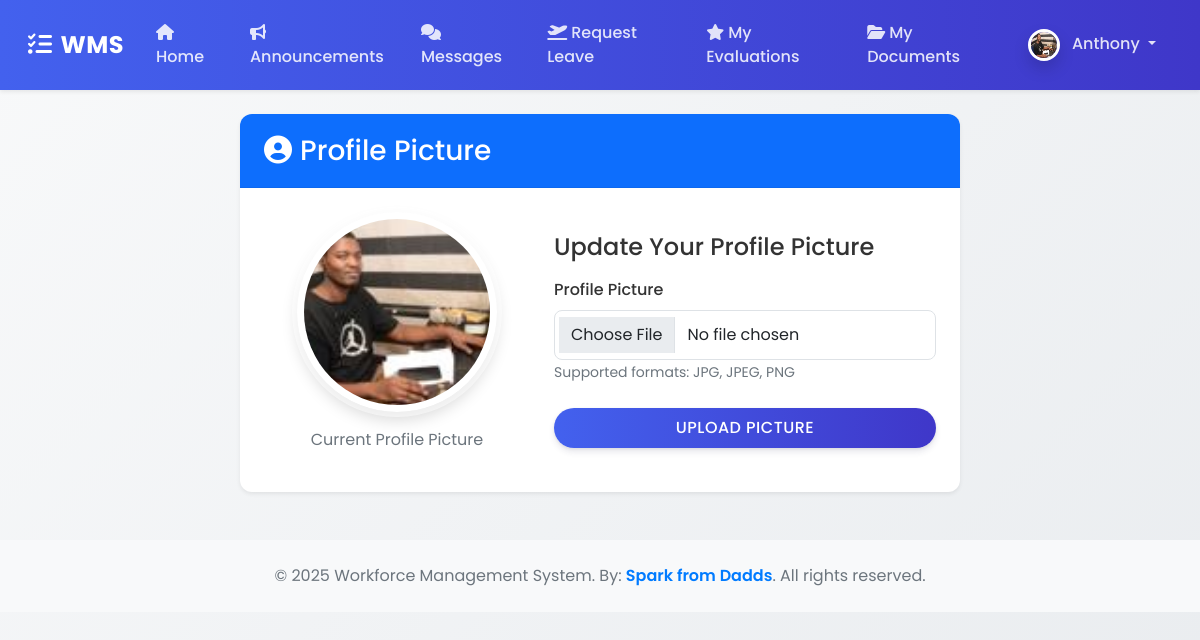
The page /profile/picture (signed in) on the database its author committed.
### wms/models.py (models this page shows, shortened)
class ProfilePicture(db.Model):
    id = db.Column(db.Integer, primary_key=True)
    filename = db.Column(db.String(100), nullable=False)
    upload_date = db.Column(db.DateTime, nullable=False, default=datetime.datetime.utcnow)
    user_id = db.Column(db.Integer, db.ForeignKey('user.id'), nullable=False, unique=True)

class User(UserMixin, db.Model):
    id = db.Column(db.Integer, primary_key=True)
    username = db.Column(db.String(150), unique=True, nullable=False)
    email = db.Column(db.String(150), unique=True, nullable=False)
    password_hash = db.Column(db.String(256))
    role = db.Column(db.String(50), nullable=False, default='Employee') # Roles: Admin, Manager, Employee
    profile_picture = db.relationship('ProfilePicture', backref='user', uselist=False)

### wms/routes.py (the view, shortened to what this page needs)
@main_bp.route('/profile/picture', methods=['GET', 'POST'])
@login_required
def profile_picture():
    form = ProfilePictureForm()
    return render_template('profile_picture.html', title='Profile Picture', form=form)

### wms/forms.py
class ProfilePictureForm(FlaskForm):
    picture = FileField('Profile Picture', validators=[
        DataRequired(),
        FileAllowed(['jpg', 'png', 'jpeg'], 'Images only!')
    ])
    submit = SubmitField('Upload Picture')

### wms/__init__.py (called while the page is built)
def create_app():
    app = Flask(__name__)
    app.config['SECRET_KEY'] = os.environ.get('SECRET_KEY', 'a-very-secret-key-for-dev')
    app.config['SQLALCHEMY_DATABASE_URI'] = os.environ.get('DATABASE_URL', 'sqlite:///wms.db')
    app.config['SQLALCHEMY_TRACK_MODIFICATIONS'] = False
    app.config['UPLOAD_FOLDER'] = os.path.join(app.root_path, 'static/uploads')
    db.init_app(app)
    login_manager.init_app(app)
    csrf.init_app(app)
    migrate.init_app(app, db) # Initialize Migrate with app and db
    login_manager.login_view = 'main.login'
    login_manager.login_message_category = 'info'
    from wms.routes import main_bp
    app.register_blueprint(main_bp)
    with app.app_context():
        from . import models
    @login_manager.user_loader
    def load_user(user_id):
        from .models import User
        return User.query.get(int(user_id))
    return app

### wms/templates/profile_picture.html (shortened to what this page needs)
{% extends "base.html" %}
{% block content %}
<div class="container mt-4">
    <div class="row justify-content-center">
        <div class="col-md-8">
            <div class="card">
                <div class="card-header bg-primary text-white">
                    <h3 class="mb-0"><i class="fas fa-user-circle me-2"></i>Profile Picture</h3>
                </div>
                <div class="card-body">
                    <div class="row align-items-center">
                        <div class="col-md-5 text-center mb-4 mb-md-0">
                            <div class="profile-image-container">
                                {% if current_user.profile_picture %}
                                    <img src="{{ url_for('static', filename='uploads/profile_pics/' + current_user.profile_picture.filename) }}"
                                         class="img-thumbnail rounded-circle profile-picture" style="width: 200px; height: 200px; object-fit: cover;" alt="Profile Picture">
                                {% else %}
                                    <img src="{{ url_for('static', filename='uploads/profile_pics/default.png') }}"
                                         class="img-thumbnail rounded-circle profile-picture" style="width: 200px; height: 200px; object-fit: cover;" alt="Default Profile Picture">
                                {% endif %}
                            </div>
                            <p class="mt-3 text-muted">Current Profile Picture</p>
                        </div>
                        <div class="col-md-7">
                            <h4 class="mb-3">Update Your Profile Picture</h4>
                            <form method="POST" enctype="multipart/form-data">
                                <div class="form-group mb-3">
                                    {{ form.picture.label(class="form-label") }}
                                    {{ form.picture(class="form-control") }}
                                    <small class="form-text text-muted">Supported formats: JPG, JPEG, PNG</small>
                                </div>
                                <div class="form-group mt-4">
                                    {{ form.submit(class="btn btn-primary w-100") }}
                                </div>
                            </form>
                        </div>
                    </div>
                </div>
            </div>
        </div>
    </div>
</div>
{% endblock %}

### wms/templates/base.html (shortened to what this page needs)
<!DOCTYPE html>
<html>
<head>
    <link rel="stylesheet" href="https://cdn.jsdelivr.net/npm/bootstrap@5.1.3/dist/css/bootstrap.min.css">
    <link rel="stylesheet" href="https://cdnjs.cloudflare.com/ajax/libs/font-awesome/6.5.0/css/all.min.css">
    <link rel="stylesheet" href="{{ url_for('static', filename='css/styles.css') }}">
</head>
<body>
    <nav class="navbar navbar-expand-lg navbar-dark shadow-sm sticky-top">
        <div class="container-fluid">
            <a class="navbar-brand" href="#"><i class="fas fa-tasks me-2"></i>WMS</a>
            <div class="collapse navbar-collapse" id="navbarContent">
                <ul class="navbar-nav me-auto mb-2 mb-lg-0">
                    {% if current_user.is_authenticated %}
                        <li class="nav-item"><a class="nav-link" href="{{ url_for('main.home') }}"><i class="fas fa-home me-1"></i>Home</a></li>
                        <li class="nav-item"><a class="nav-link" href="{{ url_for('main.announcements') }}"><i class="fas fa-bullhorn me-1"></i>Announcements</a></li>
                        <li class="nav-item"><a class="nav-link" href="{{ url_for('main.messages') }}"><i class="fas fa-comments me-1"></i>Messages</a></li>
                        <li class="nav-item"><a class="nav-link" href="{{ url_for('main.new_leave_request') }}"><i class="fas fa-plane-departure me-1"></i>Request Leave</a></li>
                        <li class="nav-item"><a class="nav-link" href="{{ url_for('main.view_evaluations', user_id=current_user.id) }}"><i class="fas fa-star me-1"></i>My Evaluations</a></li>
                        <li class="nav-item"><a class="nav-link" href="{{ url_for('main.my_documents') }}"><i class="fas fa-folder-open me-1"></i>My Documents</a></li>
                    {% endif %}
                </ul>
                <ul class="navbar-nav">
                    {% if current_user.is_authenticated %}
                        <li class="nav-item dropdown">
                            <a class="nav-link dropdown-toggle" href="#" id="navbarDropdown" role="button" data-bs-toggle="dropdown" aria-expanded="false">
                                {% if current_user.profile_picture %}
                                    <img src="{{ url_for('static', filename='uploads/profile_pics/' + current_user.profile_picture.filename) }}"
                                         class="rounded-circle profile-picture" width="32" height="32" alt="Profile Picture">
                                {% else %}
                                    <img src="{{ url_for('static', filename='uploads/profile_pics/default.png') }}"
                                         class="rounded-circle profile-picture" width="32" height="32" alt="Default Profile Picture">
                                {% endif %}
                                <span class="ms-2">{{ current_user.username }}</span>
                            </a>
                        </li>
                    {% else %}
                        <li class="nav-item"><a class="nav-link" href="{{ url_for('main.login') }}"><i class="fas fa-sign-in-alt me-1"></i>Login</a></li>
                        <li class="nav-item"><a class="nav-link" href="{{ url_for('main.register') }}"><i class="fas fa-user-plus me-1"></i>Register</a></li>
                    {% endif %}
                </ul>
            </div>
        </div>
    </nav>
    <div class="container mt-4">
        {% block content %}{% endblock %}
    </div>
    <footer class="bg-light text-center text-muted py-4 mt-5">
  <div class="container">
    <p class="mb-0">
      © 2025 Workforce Management System. By:
      <span style="color: #007BFF; font-weight: 600;">Spark from Dadds</span>.
      All rights reserved.
    </p>
  </div>
</footer>
</body>
</html>

### wms/static/css/styles.css (style rules this page uses)
:root { --primary-color: #4361ee; --secondary-color: #3f37c9; --success-color: #4cc9f0; --info-color: #4895ef; --warning-color: #f72585; --danger-color: #e63946; --light-color: #f8f9fa; --dark-color: #212529; }
body { background: linear-gradient(135deg, #f8f9fa 0%, #e9ecef 100%); min-height: 100vh; font-family: 'Poppins', sans-serif; color: #333; }
.navbar { background: linear-gradient(90deg, var(--primary-color) 0%, var(--secondary-color) 100%) !important; padding: 0.8rem 1rem; }
.navbar-brand { font-weight: 700; letter-spacing: 0.5px; font-size: 1.5rem; color: white !important; }
.navbar-dark .navbar-nav .nav-link { color: rgba(255, 255, 255, 0.85); font-weight: 500; padding: 0.5rem 1rem; border-radius: 4px; transition: all 0.3s ease; }
.card, .list-group-item { border: none; box-shadow: 0 0.125rem 0.25rem rgba(0, 0, 0, 0.075); transition: all 0.3s ease; border-radius: 0.75rem; overflow: hidden; }
.card-header { background-color: #fff; border-bottom: 1px solid rgba(0, 0, 0, 0.05); padding: 1.25rem 1.5rem; font-weight: 600; }
.card-body { padding: 1.5rem; }
.btn { border-radius: 50px; padding: 0.5rem 1.5rem; font-weight: 500; text-transform: uppercase; letter-spacing: 0.5px; transition: all 0.3s ease; box-shadow: 0 4px 6px rgba(50, 50, 93, 0.11), 0 1px 3px rgba(0, 0, 0, 0.08); }
.btn-primary { background: linear-gradient(90deg, var(--primary-color) 0%, var(--secondary-color) 100%); border: none; }
.form-control, .form-select { border-radius: 0.5rem; padding: 0.75rem 1rem; border: 1px solid #dee2e6; transition: all 0.3s ease; }
.form-label { font-weight: 500; margin-bottom: 0.5rem; }
.profile-picture { border: 3px solid white; box-shadow: 0 0.5rem 1rem rgba(0, 0, 0, 0.15); }
.container { animation: fadeIn 0.5s ease-out; }

### wms/templates/profile_picture.html (style rules this page uses)
.profile-image-container { position: relative; display: inline-block; }
.profile-image-container::after { content: ''; position: absolute; top: 0; left: 0; right: 0; bottom: 0; border-radius: 50%; box-shadow: 0 0 0 5px rgba(255, 255, 255, 0.5); animation: pulse 2s infinite; }

### rows shown on the page
ProfilePicture: filename (picture)
User: username "Anthony"
